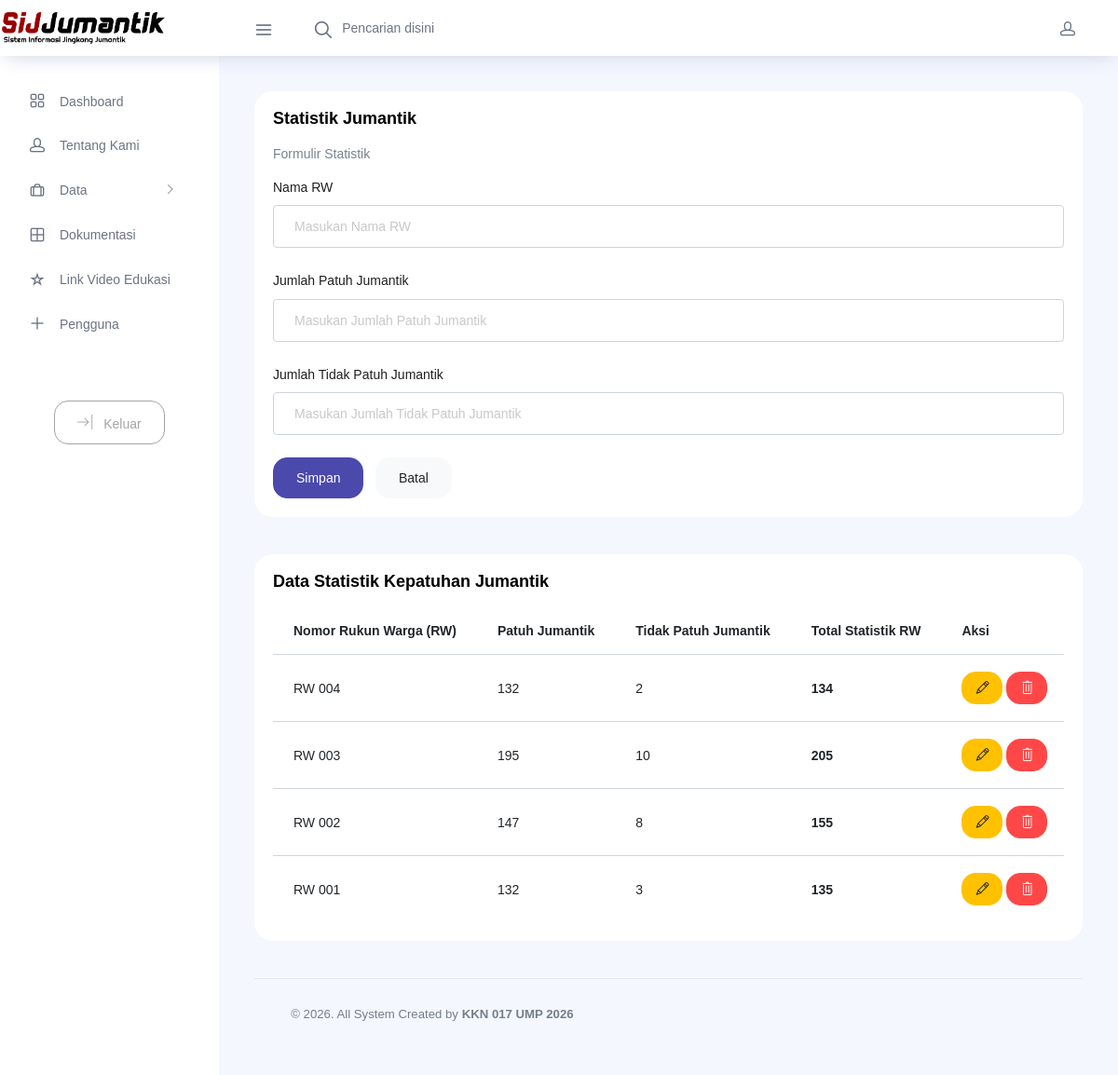
Screenshot of /admin/statistik.php (signed in) with the database file from the repository.
### tables this page shows
CREATE TABLE `tb_statistik` (
  `id_statistik` int NOT NULL,
  `rw` varchar(10) DEFAULT NULL,
  `patuh` int DEFAULT NULL,
  `tidak_patuh` int DEFAULT NULL
);

### admin/statistik.php (the view, shortened to what this page needs)
<?php
include 'include/config.php';
$edit = null;
$data = mysqli_query($conn, "SELECT * FROM tb_statistik ORDER BY id_statistik DESC");
?>
<?php include 'include/header.php'; ?>
<div class="main-panel">
  <div class="content-wrapper">
    <div class="row">
      <div class="col-12 grid-margin stretch-card">
        <div class="card">
          <div class="card-body">
          <h4 class="card-title">Statistik Jumantik</h4>
          <p class="card-description">Formulir Statistik</p>
          <form method="POST">
          <div class="form-group">
            <label>Nama RW</label>
            <input type="text" class="form-control" name="rw"
              value="<?= $edit['rw'] ?? '' ?>" placeholder="Masukan Nama RW" required>
          </div>
          <div class="form-group">
            <label>Jumlah Patuh Jumantik</label>
            <input type="number" class="form-control" name="patuh"
              value="<?= $edit['patuh'] ?? '' ?>" placeholder="Masukan Jumlah Patuh Jumantik" required>
          </div>
          <div class="form-group">
            <label>Jumlah Tidak Patuh Jumantik</label>
            <input type="number" class="form-control" name="tidak_patuh"
              value="<?= $edit['tidak_patuh'] ?? '' ?>" placeholder="Masukan Jumlah Tidak Patuh Jumantik" required>
          </div>
          <?php if ($edit): ?>
            <button type="submit" name="update" class="btn btn-warning mr-2">Perbarui</button>
            <a href="statistik.php" class="btn btn-light">Batal</a>
          <?php else: ?>
            <button type="submit" name="simpan" class="btn btn-primary mr-2">Simpan</button>
            <button type="reset" class="btn btn-light">Batal</button>
          <?php endif; ?>
          </form>
        </div>
      </div>
    </div>
  </div>
  <div class="row">
    <div class="col-lg-12 grid-margin stretch-card">
      <div class="card">
        <div class="card-body">
        <h4 class="card-title">Data Statistik Kepatuhan Jumantik</h4>
          <div class="table-responsive">
            <table class="table table-hover">
              <thead>
                <tr>
                  <th>Nomor Rukun Warga (RW)</th>
                  <th>Patuh Jumantik</th>
                  <th>Tidak Patuh Jumantik</th>
                  <th>Total Statistik RW</th>
                  <th>Aksi</th>
                </tr>
              </thead>
              <tbody>
                <?php while ($r = mysqli_fetch_assoc($data)): ?>
                <tr>
                  <td>RW <?= $r['rw'] ?></td>
                  <td><?= $r['patuh'] ?></td>
                  <td><?= $r['tidak_patuh'] ?></td>
                  <td><strong><?= $r['patuh'] + $r['tidak_patuh'] ?></strong></td>
                  <td>
                    <a href="statistik.php?edit=<?= $r['id_statistik'] ?>" class="btn btn-sm btn-warning">
                      <i class="ti-pencil"></i>
                    </a>
                    <a href="statistik.php?hapus=<?= $r['id_statistik'] ?>"
                      class="btn btn-sm btn-danger"
                      onclick="return confirm('Yakin ingin menghapus data ini?')">
                      <i class="ti-trash"></i>
                    </a>
                  </td>
                </tr>
                <?php endwhile; ?>
              </tbody>
            </table>
          </div>
        </div>
      </div>
    </div>
  </div>
  <?php include 'include/footer.php'; ?>
  <footer class="footer">
    <div class="d-sm-flex justify-content-center justify-content-sm-between">
      <span class="text-muted">© 2026. All System Created by <strong>KKN 017 UMP 2026</strong></span>
    </div>
  </footer>

### admin/include/head.php (shortened to what this page needs)
<!DOCTYPE html>
<html lang="en">
<head>
  <link rel="stylesheet" href="./vendors/feather/feather.css">
  <link rel="stylesheet" href="./vendors/ti-icons/css/themify-icons.css">
  <link rel="stylesheet" href="./vendors/css/vendor.bundle.base.css">
  <link rel="stylesheet" href="./vendors/datatables.net-bs4/dataTables.bootstrap4.css">
  <link rel="stylesheet" href="./vendors/ti-icons/css/themify-icons.css">
  <link rel="stylesheet" href="./js/select.dataTables.min.css">
  <link rel="stylesheet" href="./css/vertical-layout-light/style.css">
</head>

### admin/include/header.php (shortened to what this page needs)
<?php include'head.php' ?>
<body>
  <div class="container-scroller">
     <nav class="navbar col-lg-12 col-12 p-0 fixed-top d-flex flex-row">
      <div class="text-center navbar-brand-wrapper d-flex align-items-center justify-content-center">
        <a class="navbar-brand brand-logo mr-5" href="../index.php"><img src="../assets/img/header.png" class="mr-2" alt="logo"/></a>
      </div>
      <div class="navbar-menu-wrapper d-flex align-items-center justify-content-end">
        <button class="navbar-toggler navbar-toggler align-self-center" type="button" data-toggle="minimize">
          <span class="icon-menu"></span>
        </button>
        <ul class="navbar-nav mr-lg-2">
          <li class="nav-item nav-search d-none d-lg-block">
            <div class="input-group">
              <div class="input-group-prepend hover-cursor" id="navbar-search-icon">
                <span class="input-group-text" id="search">
                  <i class="icon-search"></i>
                </span>
              </div>
              <input type="text" class="form-control" id="navbar-search-input" placeholder="Pencarian disini" aria-label="search" aria-describedby="search">
            </div>
          </li>
        </ul>
        <ul class="navbar-nav navbar-nav-right">
          <li class="nav-item nav-profile dropdown">
            <a class="nav-link dropdown-toggle" href="#" data-toggle="dropdown" id="profileDropdown">
              <i class="icon-head menu-icon"></i>
            </a>
          </li>
        </ul>
      </div>
    </nav>
    <div class="container-fluid page-body-wrapper">
      <nav class="sidebar sidebar-offcanvas" id="sidebar">
        <ul class="nav">
          <li class="nav-item">
            <a class="nav-link" href="index.php">
              <i class="icon-grid menu-icon"></i>
              <span class="menu-title">Dashboard</span>
            </a>
          </li>
          <li class="nav-item">
            <a class="nav-link" href="admintentang.php">
              <i class="icon-head menu-icon"></i>
              <span class="menu-title">Tentang Kami</span>
            </a>
          </li>
          <li class="nav-item">
            <a class="nav-link" data-toggle="collapse" href="#mitra" aria-expanded="false" aria-controls="mitra">
              <i class="icon-briefcase menu-icon"></i>
              <span class="menu-title">Data</span>
              <i class="menu-arrow"></i>
            </a>
          </li>
          <li class="nav-item">
            <a class="nav-link" href="galeri.php">
              <i class="icon-grid-2 menu-icon"></i>
              <span class="menu-title">Dokumentasi</span>
            </a>
          </li>
          <li class="nav-item">
            <a class="nav-link" href="video.php">
              <i class="icon-star menu-icon"></i>
              <span class="menu-title">Link Video Edukasi</span>
            </a>
          </li>
          <li class="nav-item">
            <a class="nav-link" href="user.php">
              <i class="icon-plus menu-icon"></i>
              <span class="menu-title">Pengguna</span>
            </a>
          </li>
        </ul>
        <div class="d-flex justify-content-center">
            <button type="button" class="btn btn-outline-secondary btn-icon-text" onclick="confirmLogout()">
                <i class="ti-shift-right btn-icon-prepend"></i>
                Keluar
            </button>
        </div>
      </nav>

### admin/include/footer.php (shortened to what this page needs)
</body>
</html>

### rows the page displays
tb_statistik: rw "004", patuh "132", tidak_patuh "2", $r['patuh'] + $r['tidak_patuh'] "134"
tb_statistik: rw "003", patuh "195", tidak_patuh "10", $r['patuh'] + $r['tidak_patuh'] "205"
tb_statistik: rw "002", patuh "147", tidak_patuh "8", $r['patuh'] + $r['tidak_patuh'] "155"
tb_statistik: rw "001", patuh "132", tidak_patuh "3", $r['patuh'] + $r['tidak_patuh'] "135"
